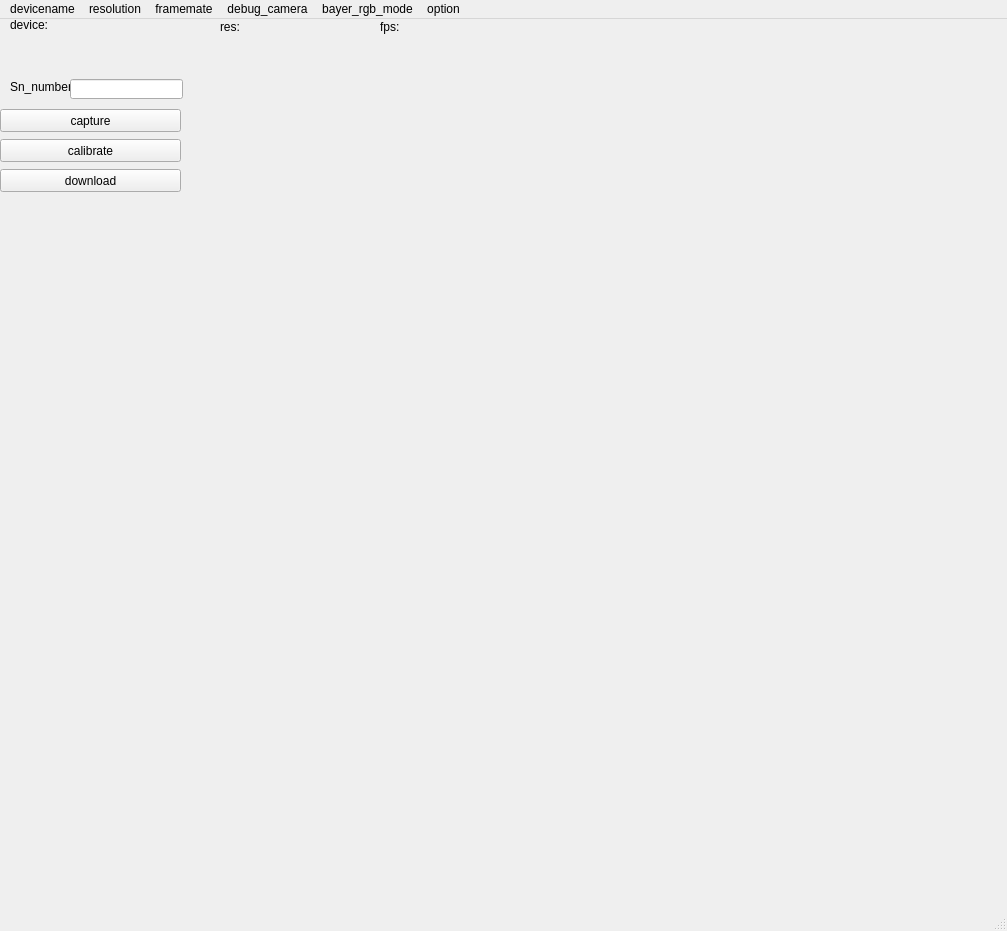
<?xml version="1.0" encoding="UTF-8"?>
<ui version="4.0">
 <class>MainWindow</class>
 <widget class="QMainWindow" name="MainWindow">
  <property name="geometry">
   <rect>
    <x>0</x>
    <y>0</y>
    <width>1007</width>
    <height>931</height>
   </rect>
  </property>
  <property name="windowTitle">
   <string>MainWindow</string>
  </property>
  <widget class="QWidget" name="centralwidget">
   <widget class="QLabel" name="label_3">
    <property name="geometry">
     <rect>
      <x>10</x>
      <y>-10</y>
      <width>41</width>
      <height>31</height>
     </rect>
    </property>
    <property name="text">
     <string>device:</string>
    </property>
   </widget>
   <widget class="QLabel" name="current_device_name">
    <property name="geometry">
     <rect>
      <x>60</x>
      <y>0</y>
      <width>131</width>
      <height>16</height>
     </rect>
    </property>
    <property name="text">
     <string/>
    </property>
   </widget>
   <widget class="QLabel" name="label_5">
    <property name="geometry">
     <rect>
      <x>220</x>
      <y>0</y>
      <width>31</width>
      <height>16</height>
     </rect>
    </property>
    <property name="text">
     <string>res:</string>
    </property>
   </widget>
   <widget class="QLabel" name="current_res">
    <property name="geometry">
     <rect>
      <x>250</x>
      <y>0</y>
      <width>91</width>
      <height>16</height>
     </rect>
    </property>
    <property name="text">
     <string/>
    </property>
   </widget>
   <widget class="QLabel" name="label_7">
    <property name="geometry">
     <rect>
      <x>380</x>
      <y>0</y>
      <width>31</width>
      <height>16</height>
     </rect>
    </property>
    <property name="text">
     <string>fps:</string>
    </property>
   </widget>
   <widget class="QLabel" name="current_framerate">
    <property name="geometry">
     <rect>
      <x>410</x>
      <y>0</y>
      <width>71</width>
      <height>21</height>
     </rect>
    </property>
    <property name="text">
     <string/>
    </property>
   </widget>
   <widget class="QLabel" name="Videolabel">
    <property name="geometry">
     <rect>
      <x>190</x>
      <y>20</y>
      <width>761</width>
      <height>651</height>
     </rect>
    </property>
    <property name="text">
     <string/>
    </property>
   </widget>
   <widget class="QLabel" name="label">
    <property name="geometry">
     <rect>
      <x>10</x>
      <y>60</y>
      <width>61</width>
      <height>16</height>
     </rect>
    </property>
    <property name="text">
     <string>Sn_number:</string>
    </property>
   </widget>
   <widget class="QPushButton" name="CalibrateButton">
    <property name="geometry">
     <rect>
      <x>0</x>
      <y>120</y>
      <width>181</width>
      <height>23</height>
     </rect>
    </property>
    <property name="text">
     <string>calibrate</string>
    </property>
   </widget>
   <widget class="QPushButton" name="DownloadButton">
    <property name="geometry">
     <rect>
      <x>0</x>
      <y>150</y>
      <width>181</width>
      <height>23</height>
     </rect>
    </property>
    <property name="text">
     <string>download</string>
    </property>
   </widget>
   <widget class="QLineEdit" name="snlineEdit">
    <property name="geometry">
     <rect>
      <x>70</x>
      <y>60</y>
      <width>113</width>
      <height>20</height>
     </rect>
    </property>
   </widget>
   <widget class="QPushButton" name="CaptureButton">
    <property name="geometry">
     <rect>
      <x>0</x>
      <y>90</y>
      <width>181</width>
      <height>23</height>
     </rect>
    </property>
    <property name="text">
     <string>capture</string>
    </property>
   </widget>
  </widget>
  <widget class="QMenuBar" name="menubar">
   <property name="geometry">
    <rect>
     <x>0</x>
     <y>0</y>
     <width>1007</width>
     <height>23</height>
    </rect>
   </property>
   <widget class="QMenu" name="menudddd">
    <property name="title">
     <string>devicename</string>
    </property>
   </widget>
   <widget class="QMenu" name="menuresolution">
    <property name="title">
     <string>resolution</string>
    </property>
   </widget>
   <widget class="QMenu" name="menuframemate">
    <property name="title">
     <string>framemate</string>
    </property>
   </widget>
   <widget class="QMenu" name="menudebug_camera">
    <property name="title">
     <string>debug_camera</string>
    </property>
   </widget>
   <widget class="QMenu" name="menubayer_rgb_mode">
    <property name="title">
     <string>bayer_rgb_mode</string>
    </property>
   </widget>
   <widget class="QMenu" name="menuoption">
    <property name="title">
     <string>option</string>
    </property>
   </widget>
   <addaction name="menudddd"/>
   <addaction name="menuresolution"/>
   <addaction name="menuframemate"/>
   <addaction name="menudebug_camera"/>
   <addaction name="menubayer_rgb_mode"/>
   <addaction name="menuoption"/>
  </widget>
  <widget class="QStatusBar" name="statusbar"/>
  <action name="actionCOLOR_BAYER_BG2BGR">
   <property name="text">
    <string>COLOR_BAYER_BG2BGR</string>
   </property>
  </action>
  <action name="actionCOLOR_BAYER_GB2BGR">
   <property name="text">
    <string>COLOR_BAYER_GB2BGR</string>
   </property>
  </action>
  <action name="actionCOLOR_BAYER_RG2BGR">
   <property name="text">
    <string>COLOR_BAYER_RG2BGR</string>
   </property>
  </action>
  <action name="actionCOLOR_BAYER_GR2BGR">
   <property name="text">
    <string>COLOR_BAYER_GR2BGR</string>
   </property>
  </action>
  <action name="actioncolor_bayer">
   <property name="text">
    <string>color_bayer</string>
   </property>
  </action>
  <action name="actioncaptureImage">
   <property name="text">
    <string>captureImage</string>
   </property>
  </action>
 </widget>
 <resources/>
 <connections/>
</ui>
